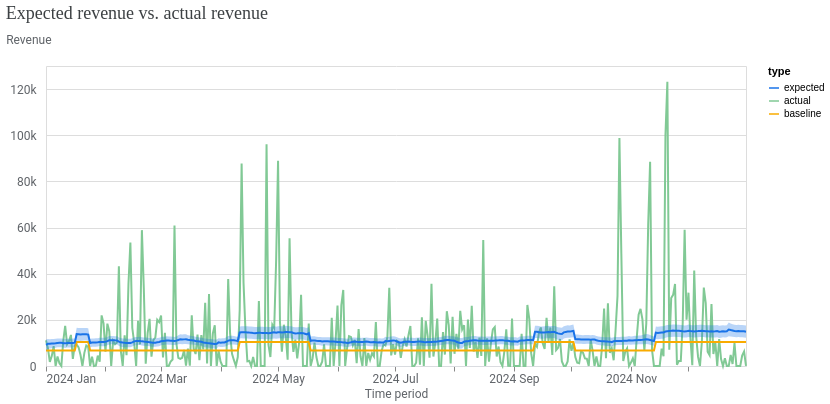

Notebook source saved alongside this figure:
### Code cell
model_fit = visualizer.ModelFit(mmm)
model_fit.plot_model_fit()

### Figure 1 — Vega-Lite specification as saved in the notebook (floating-point values rounded to 4 significant figures; data arrays with more than 128 entries replaced by an {"elided": "..."} marker saying what was removed)
{"config": {"view": {"continuousWidth": 300, "continuousHeight": 300}, "axis": {"labelColor": "#5F6368", "labelFont": "Roboto", "labelFontSize": 12, "titleColor": "#5F6368", "titleFont": "Roboto", "titleFontSize": 12, "titleFontWeight": "normal"}}, "layer": [{"mark": {"type": "line"}, "encoding": {"color": {"field": "type", "scale": {"domain": ["expected", "actual", "baseline"], "range": ["#1A73E8", "#81C995", "#F9AB00"]}, "type": "nominal"}, "x": {"axis": {"domainColor": "#DADCE0", "format": "%Y %b", "grid": false, "tickCount": 8}, "field": "time", "title": "Time period", "type": "temporal"}, "y": {"axis": {"domain": false, "labelExpr": "replace(format(datum.value, '.3~s'), 'G', 'B')", "labelPadding": 10, "tickCount": 5, "ticks": false, "titleAlign": "left", "titleAngle": 0, "titleY": -20}, "field": "mean", "title": "Revenue", "type": "quantitative"}}}, {"mark": {"type": "rule", "opacity": 0}, "encoding": {"opacity": {"condition": {"param": "param_2", "value": 0.3, "empty": false}, "value": 0}, "tooltip": [{"field": "time", "title": "Time period", "type": "temporal"}, {"field": "expected", "format": ",.0f", "title": "Expected", "type": "quantitative"}, {"field": "actual", "format": ",.0f", "title": "Actual", "type": "quantitative"}, {"field": "baseline", "format": ",.0f", "title": "Baseline", "type": "quantitative"}], "x": {"field": "time", "type": "temporal"}}, "name": "view_2", "transform": [{"pivot": "type", "value": "mean", "groupby": ["time"]}]}, {"mark": {"type": "circle", "filled": false, "size": 36}, "encoding": {"color": {"field": "type", "legend": null, "scale": {"domain": ["expected", "actual", "baseline"], "range": ["#1A73E8", "#81C995", "#F9AB00"]}, "type": "nominal"}, "opacity": {"condition": {"param": "param_2", "value": 1, "empty": false}, "value": 0}, "x": {"field": "time", "type": "temporal"}, "y": {"field": "mean", "type": "quantitative"}}}, {"mark": {"type": "area", "opacity": 0.3}, "encoding": {"color": {"field": "type", "legend": null, "scale": {"domain": ["expected"], "range": ["#1A73E8"]}, "type": "nominal"}, "x": {"field": "time", "type": "temporal"}, "y": {"field": "ci_hi", "type": "quantitative"}, "y2": {"field": "ci_lo"}}}], "data": {"name": "data-164b7a6b56cce3dffc835828b3574ee5"}, "params": [{"name": "param_2", "select": {"type": "point", "clear": "pointerout", "fields": ["time"], "nearest": true, "on": "pointerover"}, "views": ["view_2"]}], "resolve": {"scale": {"color": "independent"}}, "title": {"text": "Expected revenue vs. actual revenue", "anchor": "start", "color": "#3C4043", "font": "Google Sans Display", "fontSize": 18, "fontWeight": "normal", "offset": 10}, "width": 700, "$schema": "https://vega.github.io/schema/vega-lite/v5.20.1.json", "datasets": {"data-164b7a6b56cce3dffc835828b3574ee5": {"elided": "1098 records"}}}
